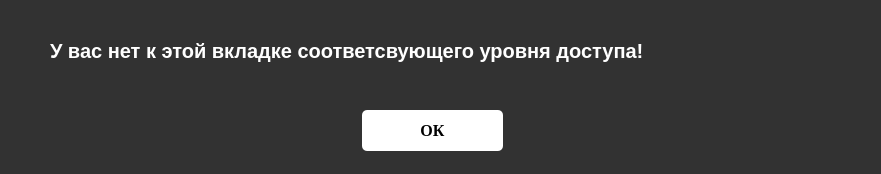
<?xml version="1.0" encoding="UTF-8"?>
<ui version="4.0">
 <class>Form</class>
 <widget class="QWidget" name="Form">
  <property name="geometry">
   <rect>
    <x>0</x>
    <y>0</y>
    <width>881</width>
    <height>174</height>
   </rect>
  </property>
  <property name="windowTitle">
   <string>Form</string>
  </property>
  <property name="styleSheet">
   <string notr="true">background-color: rgb(50, 50, 50);</string>
  </property>
  <widget class="QLabel" name="label">
   <property name="geometry">
    <rect>
     <x>50</x>
     <y>30</y>
     <width>781</width>
     <height>41</height>
    </rect>
   </property>
   <property name="font">
    <font>
     <pointsize>15</pointsize>
     <weight>75</weight>
     <bold>true</bold>
    </font>
   </property>
   <property name="styleSheet">
    <string notr="true">color: rgb(255, 255, 255);</string>
   </property>
   <property name="text">
    <string>У вас нет к этой вкладке соответсвующего уровня доступа!</string>
   </property>
  </widget>
  <widget class="QPushButton" name="pushButton">
   <property name="geometry">
    <rect>
     <x>362</x>
     <y>110</y>
     <width>141</width>
     <height>41</height>
    </rect>
   </property>
   <property name="font">
    <font>
     <family>Times New Roman</family>
     <pointsize>12</pointsize>
     <weight>75</weight>
     <bold>true</bold>
    </font>
   </property>
   <property name="styleSheet">
    <string notr="true">QPushButton {
	background-color: rgb(255, 255, 255);
	border-radius: 5px;
	color: rgb(0, 0, 0);
}
QPushButton:hover {
	background-color: rgb(220, 253, 255);
	color: rgb(0, 0, 0);}
QPushButton:pressed {
	background-color: rgb(134, 140, 140);}</string>
   </property>
   <property name="text">
    <string>ОК</string>
   </property>
  </widget>
 </widget>
 <resources/>
 <connections/>
</ui>
